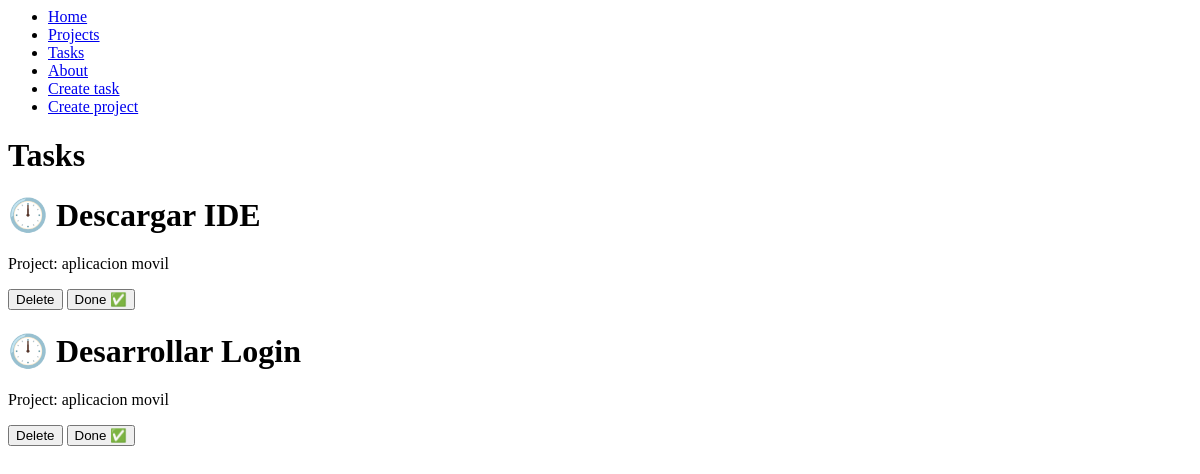
The page /task/ on the database as committed earlier.
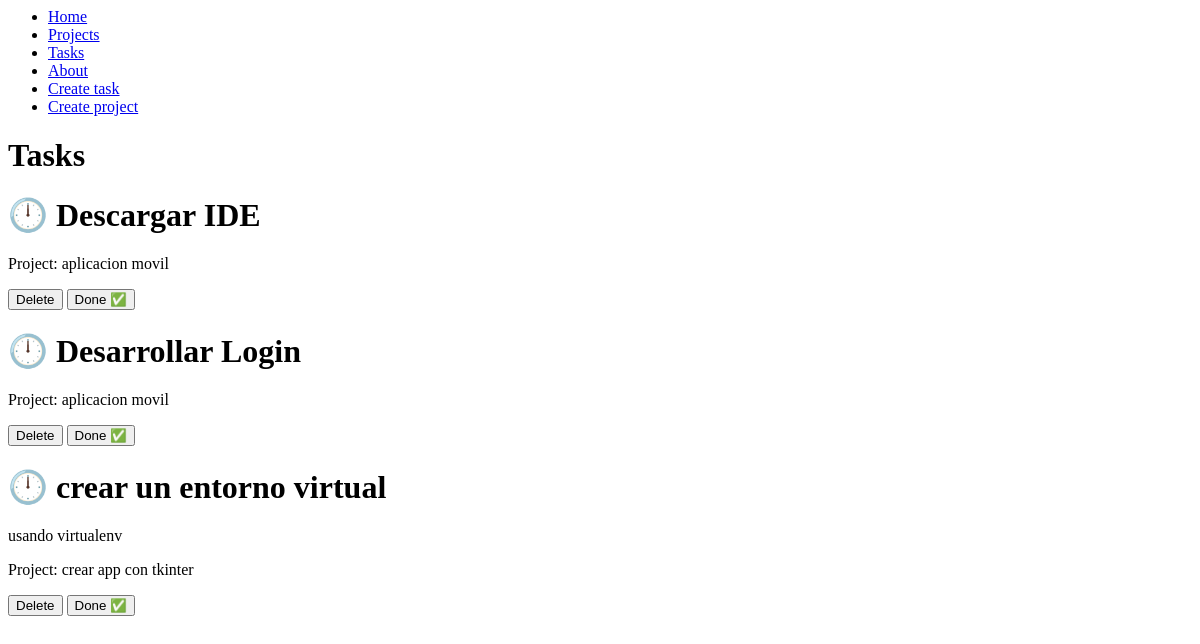
The same page on the database as committed later.
### myapp/models.py (models this page shows, shortened)
class Task(models.Model):
    title = models.CharField(max_length=200)
    description = models.TextField()
    project = models.ForeignKey(Project,on_delete=models.CASCADE)
    done = models.BooleanField(default=False)

class Project(models.Model):
    name = models.CharField(max_length=200)
    def __str__(self):
        return self.name

### myapp/views.py (the view)
# urls.py: path('task/', views.task, name="tasks"),
def task(request):
    tasks = Task.objects.all()
    return render(request, 'tasks/task.html', {
        'tasks': tasks
    })

### myapp/templates/tasks/task.html
{% extends "base.html" %}
{% block content %}
<h1>Tasks</h1>
{% for task in tasks%}
<div>
  <h1> {% if task.done == False %} 🕛 {% else %} ✅{% endif %} {{ task.title}} </h1>
  <p> {{ task.description}} </p>
  <p> Project: {{ task.project}} </p>
  <button>Delete</button>
  <button>Done ✅</button>
</div>
{% endfor %}
{% endblock  %}

Rows that differ between the two databases and show on the page:
added Task: title "crear un entorno virtual", description "usando virtualenv", project "crear app con tkinter"
